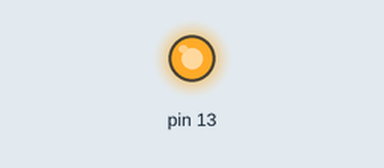
A sketch run on a simulated Arduino Uno, built with avr-gcc and run on an emulated ATmega328P. Parts: output pins drawn as LEDs (lit = HIGH).

Above: at 2.0 s.
At 4.5 s:
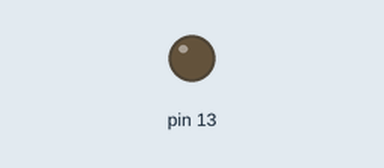
Timing chart, 0 to 6.5 s (numbered marks = the images above):
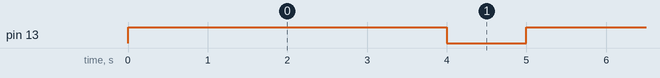

The sketch:

led_blink.ino
```cpp
void setup() {
  pinMode(13, OUTPUT);

}

void loop() {
  digitalWrite(13, HIGH);
  delay(4000);
  digitalWrite(13, LOW);
  delay(1000);
}
```

Measured:
- by itself, pin 13: alternates HIGH for 4.0 s and LOW for 1.0 s
